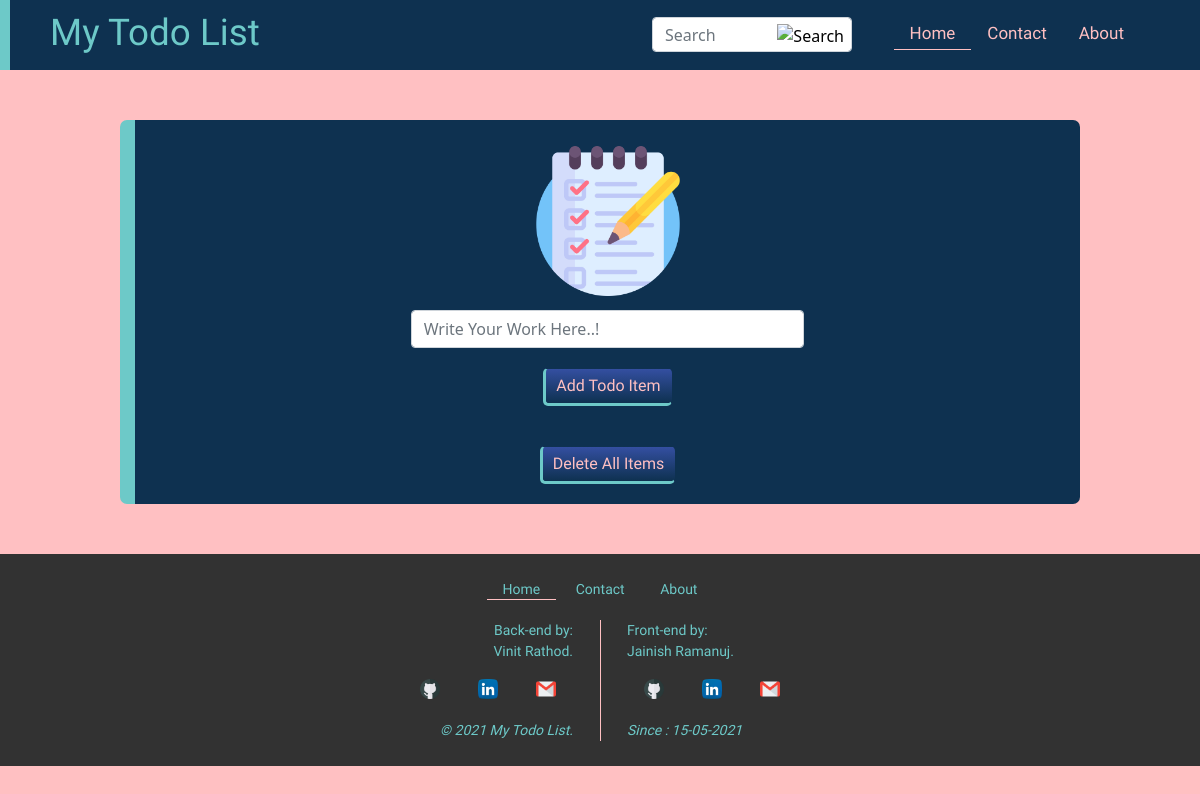
/, run on an earlier commit of the app's database.
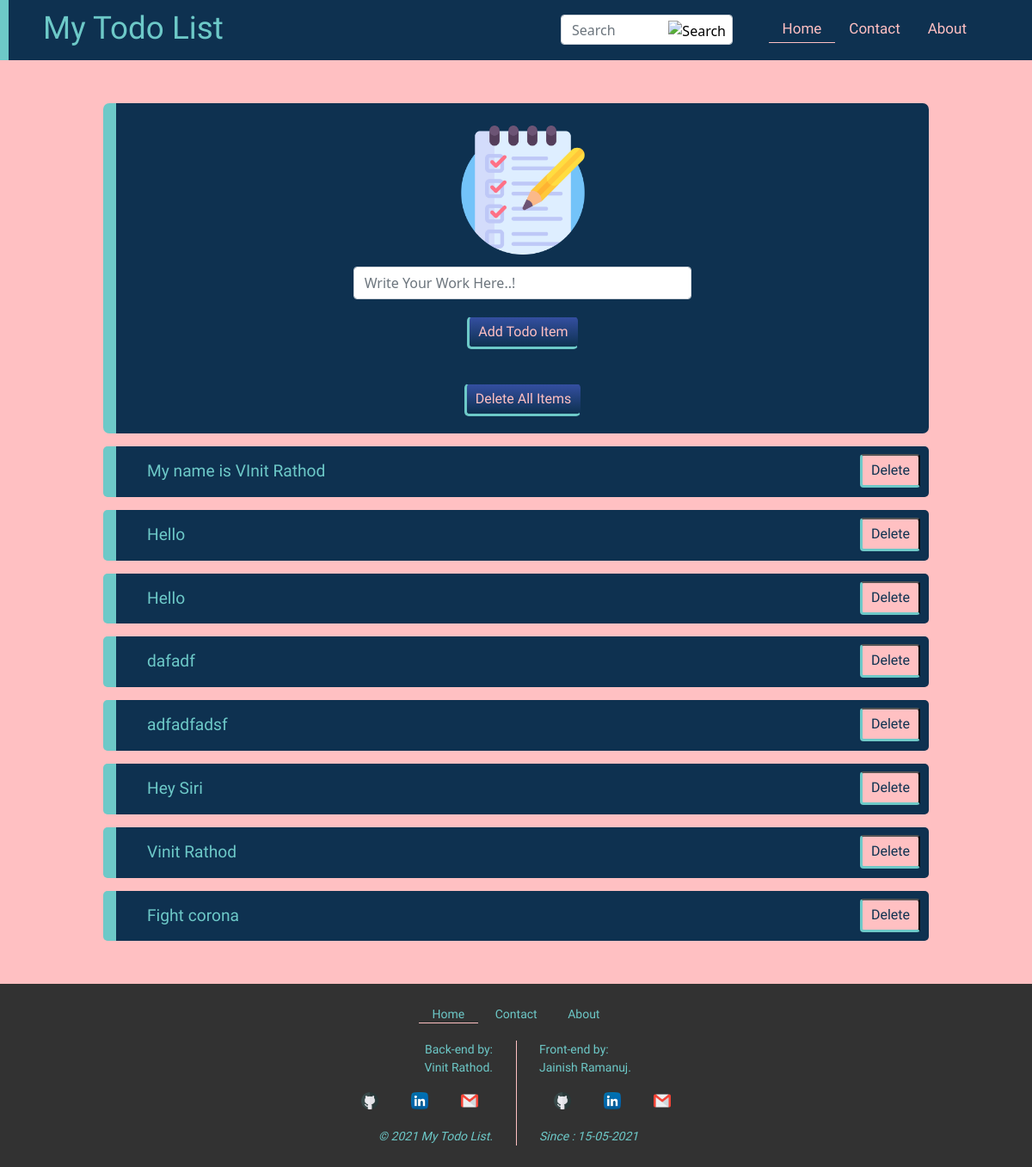
And on a later commit of the database.
### todoApp/models.py (models this page shows)
class TodoListItem(models.Model):
    content = models.TextField()
    time = models.DateTimeField(default=timezone.now())
    done = models.BooleanField(default=False)

### todoApp/views.py (the view)
# urls.py: path('',views.IndexView.as_view(),name = 'index'),
class IndexView(generic.ListView):
    template_name = 'todoApp/todoList.html'
    context_object_name = 'all_items'
    def get_queryset(self):
        return TodoListItem.objects.all().order_by('-time')

### todoApp/templates/todoApp/todoList.html (shortened to what this page needs)
<!DOCTYPE html>
{% load static %}
<html lang="en" dir="ltr">
<head>
    <link href="https://cdn.jsdelivr.net/npm/bootstrap@5.0.0-beta2/dist/css/bootstrap.min.css" rel="stylesheet"
>
    <link rel="stylesheet" href="{% static 'css/todoList.css' %}">
    <link rel="stylesheet" href="https://cdnjs.cloudflare.com/ajax/libs/font-awesome/4.7.0/css/font-awesome.min.css">
</head>
<body>
    <div class="div_header">
        <div class="div_h1">
            My Todo List
        </div>
        <form class="search" action="/search/" method="GET">
            <input class="search_bar form-control me-2" name='search' type="search" placeholder="Search"
                aria-label="Search">
            <button class="search_btn" type="submit"><img class="search_img"
                    src="https://emojipedia-us.s3.dualstack.us-west-1.amazonaws.com/thumbs/320/mozilla/36/left-pointing-magnifying-glass_1f50d.png"
                    alt="Search"></button>
        </form>
        <div class="div_top_navbar" id="myTopnav">
            <a href="" class="active">Home</a>
            <a href="{% url 'contact_us' %}">Contact</a>
            <a href="{% url 'about' %}">About</a>
        </div>
    </div>
    <div>
        <div class="div_center">
            <div class="div_1">
                <div class="flip-box">
                    <div class="flip-box-inner">
                        <div class="flip-box-front">
                            <img class="img_1" src="{% static 'img/img_1.png' %}" alt="Image of Todo List" />
                        </div>
                        <div class="flip-box-back">
                            <br>
                            <h1>Welcome..!</h1>
                            <p>Enjoy Your Day With<br />Our Service..!</p>
                        </div>
                    </div>
                </div>
            </div>
            <div class="div_2">
                <form action="/addTodoItem/" method="post">{% csrf_token %}
                    <div class="col-5">
                        <input class="form-control" placeholder="Write Your Work Here..!" type="text" name="content"
                            required>
                    </div>
                    <input class="btn" type="submit" value="Add Todo Item">
                </form>
                <form action="/deleteAllItems/" method="post">
                    <input class="btn" type="submit" value="Delete All Items">
                </form>
            </div>
        </div>
        <div class="div_3">
            <div>
                {% for i in all_items %}
                <div class="list">
                    {{i.content}}
                    <form class="delete" action="/deleteTodoItem/{{i.id}}/" method="POST">
                        <input type="submit" class="btn_2" value="Delete">
                    </form>
                </div>
                {% endfor %}
            </div>
        </div>
        <div class="div_4">
            <div class="f_navbar">
                <a href="" class="active">Home</a>
                <a href="{% url 'contact_us' %}">Contact</a>
                <a href="{% url 'about' %}">About</a>
            </div>
            <div class="f_socialmedia">
                <div class="f_vinit">
                    <span>Back-end by:<br>Vinit Rathod.</span><br>
                    <a href="mailto:vinitrathod123@gmail.com" target="_blank"><img class="img"
                            src="{% static 'img/github_logo.png'%}" /></a>
                    <a href="https://www.linkedin.com/in/vinit-rathod-6436481b0" target="_blank"><img class="img"
                            src="{% static 'img/linkedin_logo.png' %}" /></a>
                    <a href="https://github.com/VinitRathod" target="_blank"><img class="img"
                            src="{% static 'img/gmail_logo.png' %}" /></a><br /><br />
                    <span><i>© 2021 My Todo List.</i></span>
                </div>
                <div class="f_jainish">
                    <span>Front-end by:<br>Jainish Ramanuj.</span><br />
                    <a href="https://github.com/jainishramanuj8" target="_blank"><img class="img"
                            src="{% static 'img/github_logo.png'%}" /></a>
                    <a href="https://www.linkedin.com/in/jainish-ramanuj-0aa4771b6" target="_blank"><img class="img"
                            src="{% static 'img/linkedin_logo.png' %}" /></a>
                    <a href="mailto:jainishramanuj@gmail.com" target="_blank"><img class="img"
                            src="{% static 'img/gmail_logo.png' %}" /></a><br /><br />
                    <span><i>Since : 15-05-2021</i></span>
                </div>
            </div>
        </div>
    </div>
</body>
</html>

### static/css/todoList.css (style rules this page uses)
body { background-color: #ffc0c2; }
.div_header { position: relative; background-color: #0e3150; width: 100%; height: 70px; }
.div_h1 { position: absolute; color: #ffc0c2; padding: 5px 10px 10px 40px; font-family: 'Merienda', cursive; font-size: 230%; border-left-style: solid; border-left-width: 10px; border-left-color: #6dc9c8; }
.search_bar { position: absolute; right: 340px; bottom: 18px; width: 200px; height: 35px; }
.search_btn { position: absolute; right: 350px; bottom: 21px; background-color: #ffffff; border: solid 0px; }
.search_img { height: 25px; width: 25px; }
.div_top_navbar { position: absolute; right: 5%; margin: 7px 0 0 0; padding: 10px 0 10px 0; font-size: 100%; font-family: 'Overpass', sans-serif; overflow: hidden; }
.div_top_navbar a { float: left; color: #ffc0c2; padding: 4px 16px; text-decoration: none; font-size: 17px; display: block; text-align: center; }
.div_top_navbar a.active { font-size: 17px; border-bottom: 1px solid #ffc0c2; padding-bottom: 2px; color: #ffc0c2; }
.list { position: relative; background-color: #0e3150; color: #6dc9c8; padding: 15px 200px 15px 3%; margin: 15px 10% 15px 10%; font-family: 'Mali', cursive; font-size: 120%; border-radius: 5px; border-left-style: solid; border-left-width: 15px; border-left-color: #6dc9c8; }
.img_1 { height: 150px; width: 150px; margin: 3% 0 3% 0; }
.flip-box { margin: 50px auto 50px auto; padding: 20px 0 0 0; background-color: transparent; width: 200px; height: 140px; perspective: 1000px; }
.col-5 { margin: 0 auto 0 auto; }
.div_center { margin: 0 10% 0 10%; background-color: #0e3150; border-left-style: solid; border-left-width: 15px; border-left-color: #6dc9c8; border-radius: 7px; }
.div_1 { text-align: center; }
.div_2 { text-align: center; }
.btn { background: #344fa1; background-image: -webkit-linear-gradient(top, #344fa1, #0e3150); background-image: -moz-linear-gradient(top, #344fa1, #0e3150); background-image: -ms-linear-gradient(top, #344fa1, #0e3150); background-image: -o-linear-gradient(top, #344fa1, #0e3150); background-image: linear-gradient(to bottom, #344fa1, #0e3150); -webkit-border-radius: 5; -moz-border-radius: 5; border-radius: 5px; font-family: 'Quicksand', sans-serif; color: #ffc0c2; font-size: 100%; margin: 20px 2% 20px 2%; padding: 5px 10px 5px 10px; text-decoration: none; border-left-style: solid; border-left-width: 3.5px; border-left-color: #6dc9c8; border-bottom-style: solid; border-bottom-width: 3.5px; border-bottom-color: #6dc9c8; }
.delete { position: absolute; top: 9px; right: 10px; }
.btn_2 { -webkit-border-radius: 5; -moz-border-radius: 5; border-radius: 4px; font-family: 'Quicksand', sans-serif; color: #0e3150; font-size: 83.33%; background: #ffc0c2; padding: 5px 10px 5px 10px; text-decoration: none; border-left-style: solid; border-left-width: 3.5px; border-left-color: #6dc9c8; border-bottom-style: solid; border-bottom-width: 3.5px; border-bottom-color: #6dc9c8; }
.div_4 { background-color: #323232; font-size: 14px; padding: 25px 0 25px 0; margin: 50px 0 0 0; font-family: 'Overpass', sans-serif; }
.f_navbar { text-align: center; }
.f_navbar a { color: #6dc9c8; padding: 14px 16px; text-decoration: none; font-size: 14px; display: inline; }
.f_navbar a.active { font-size: 14px; border-bottom: 1px solid #ffc0c2; padding-bottom: 2px; color: #6dc9c8; }
.f_socialmedia { color: #6dc9c8; column-count: 2; column-rule: 1px solid #ffc0c2; margin: 20px 0 0 0; }
.f_vinit { text-align: right; margin: 0 20px 0 0; }
.f_jainish { text-align: left; margin: 0 0 0 20px; }
.img { width: 20px; margin: 3% 3% 0 3%; }
.flip-box-inner { position: relative; width: 100%; height: 100%; transition: transform 0.8s; transform-style: preserve-3d; }
.flip-box-front, .flip-box-back { position: absolute; width: 100%; height: 100%; -webkit-backface-visibility: hidden; backface-visibility: hidden; }
.flip-box-front { background-color: #0e3150; color: black; }
.flip-box-back { background-color: #0e3150; color: #ffc0c2; font-family: 'Quicksand', sans-serif; transform: rotateY(180deg); }

What changed in the data, as far as the page shows it:
added TodoListItem: content "My name is VInit Rathod"
added TodoListItem: content "Hello"
added TodoListItem: content "Hello"
added TodoListItem: content "dafadf"
added TodoListItem: content "adfadfadsf"
added TodoListItem: content "Hey Siri"
added TodoListItem: content "Vinit Rathod"
added TodoListItem: content "Fight corona"
